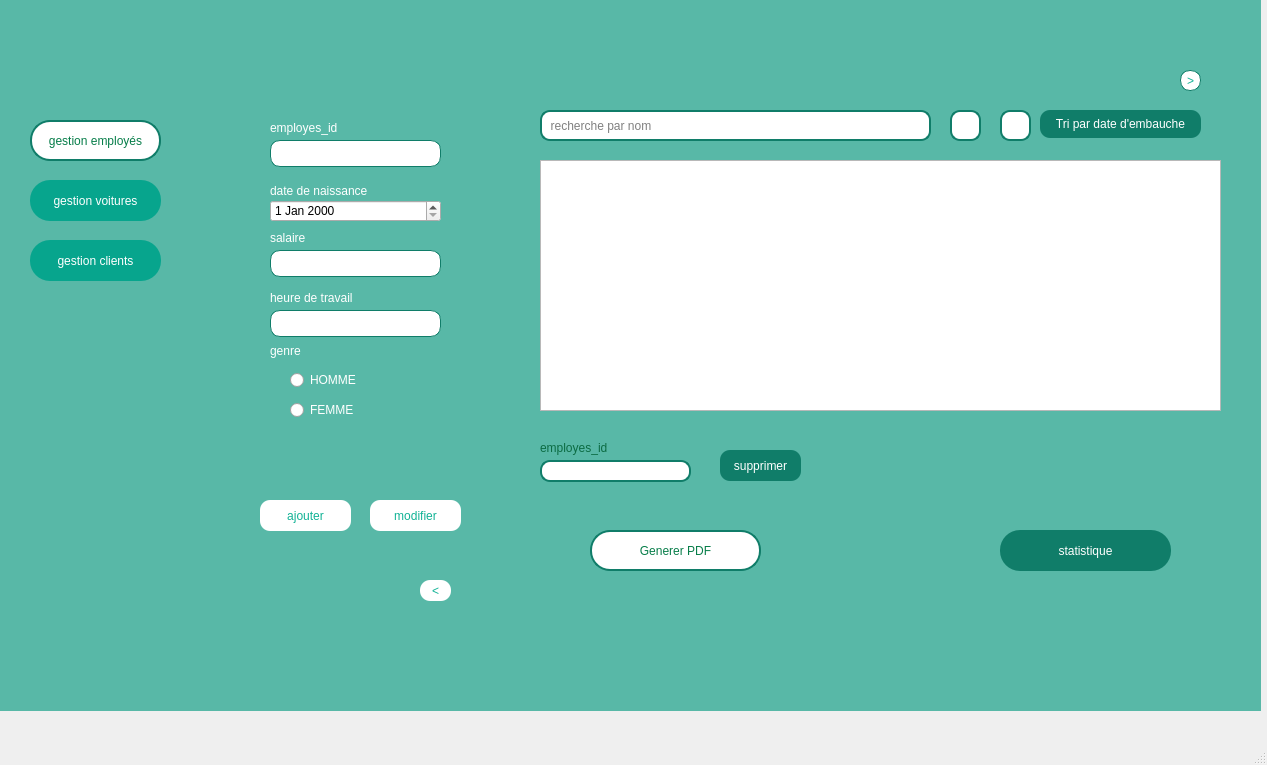
<?xml version="1.0" encoding="UTF-8"?>
<ui version="4.0">
 <class>gestion_employes</class>
 <widget class="QMainWindow" name="gestion_employes">
  <property name="geometry">
   <rect>
    <x>0</x>
    <y>0</y>
    <width>1267</width>
    <height>765</height>
   </rect>
  </property>
  <property name="windowTitle">
   <string>gestion_employes</string>
  </property>
  <widget class="QWidget" name="centralwidget">
   <widget class="QStackedWidget" name="stackedWidget_2">
    <property name="geometry">
     <rect>
      <x>0</x>
      <y>0</y>
      <width>1271</width>
      <height>711</height>
     </rect>
    </property>
    <property name="currentIndex">
     <number>0</number>
    </property>
    <widget class="QWidget" name="page_3">
     <widget class="QLabel" name="label">
      <property name="geometry">
       <rect>
        <x>0</x>
        <y>0</y>
        <width>1261</width>
        <height>711</height>
       </rect>
      </property>
      <property name="styleSheet">
       <string notr="true">background-color: rgb(88, 184, 167);</string>
      </property>
      <property name="text">
       <string/>
      </property>
      <property name="pixmap">
       <pixmap>:/pics/BG/Rectangle 83.png</pixmap>
      </property>
     </widget>
     <widget class="QStackedWidget" name="stackedWidget_3">
      <property name="geometry">
       <rect>
        <x>480</x>
        <y>70</y>
        <width>751</width>
        <height>511</height>
       </rect>
      </property>
      <property name="currentIndex">
       <number>0</number>
      </property>
      <widget class="QWidget" name="page_7">
       <widget class="QLabel" name="label_17">
        <property name="geometry">
         <rect>
          <x>0</x>
          <y>0</y>
          <width>771</width>
          <height>531</height>
         </rect>
        </property>
        <property name="text">
         <string/>
        </property>
        <property name="pixmap">
         <pixmap>:/pics/BG/Rectangle 83.png</pixmap>
        </property>
       </widget>
       <widget class="QTableView" name="tableView">
        <property name="geometry">
         <rect>
          <x>60</x>
          <y>90</y>
          <width>681</width>
          <height>251</height>
         </rect>
        </property>
       </widget>
       <widget class="QPushButton" name="next_page1">
        <property name="geometry">
         <rect>
          <x>700</x>
          <y>0</y>
          <width>21</width>
          <height>21</height>
         </rect>
        </property>
        <property name="styleSheet">
         <string notr="true">border-radius: 10px;
font: 10pt &quot;MS Shell Dlg 2&quot;;
background-color: rgb(255, 255, 255);
color: rgb(17, 178, 149);
font: 75 8pt &quot;MS Shell Dlg 2&quot;;
border: 0.5px solid #107D69;</string>
        </property>
        <property name="text">
         <string>&gt;</string>
        </property>
       </widget>
       <widget class="QPushButton" name="pushButton_4">
        <property name="geometry">
         <rect>
          <x>240</x>
          <y>380</y>
          <width>81</width>
          <height>31</height>
         </rect>
        </property>
        <property name="styleSheet">
         <string notr="true">border-radius: 10px;
font: 10pt &quot;MS Shell Dlg 2&quot;;
background-color: rgb(16, 125, 105);
color: rgb(255, 255, 255);

font: 75 8pt &quot;MS Shell Dlg 2&quot;;
</string>
        </property>
        <property name="text">
         <string>supprimer</string>
        </property>
       </widget>
       <widget class="QLabel" name="label_19">
        <property name="geometry">
         <rect>
          <x>60</x>
          <y>370</y>
          <width>91</width>
          <height>16</height>
         </rect>
        </property>
        <property name="styleSheet">
         <string notr="true">color: rgb(11, 107, 67);</string>
        </property>
        <property name="text">
         <string>employes_id</string>
        </property>
       </widget>
       <widget class="QLineEdit" name="supprimer">
        <property name="geometry">
         <rect>
          <x>60</x>
          <y>390</y>
          <width>151</width>
          <height>22</height>
         </rect>
        </property>
        <property name="styleSheet">
         <string notr="true">border-radius: 10px;
background-color: rgb(255, 255, 255);
border-color: rgb(16, 125, 105);

border: 1.5px solid #107D69;
    width: 200px;
</string>
        </property>
       </widget>
       <widget class="QPushButton" name="pushButton_6">
        <property name="geometry">
         <rect>
          <x>560</x>
          <y>40</y>
          <width>161</width>
          <height>28</height>
         </rect>
        </property>
        <property name="styleSheet">
         <string notr="true">border-radius: 10px;
color: rgb(255, 255, 255);
background-color: rgb(16, 125, 105);</string>
        </property>
        <property name="text">
         <string>Tri par date d'embauche</string>
        </property>
       </widget>
       <widget class="QPushButton" name="rafrechir_botton">
        <property name="geometry">
         <rect>
          <x>520</x>
          <y>40</y>
          <width>31</width>
          <height>31</height>
         </rect>
        </property>
        <property name="styleSheet">
         <string notr="true">border-radius: 10px;
font: 10pt &quot;MS Shell Dlg 2&quot;;
background-color: rgb(255, 255, 255);
color: rgb(17, 178, 149);
font: 8pt &quot;MS Shell Dlg 2&quot;;

border: 1.5px solid #107D69;</string>
        </property>
        <property name="text">
         <string/>
        </property>
        <property name="icon">
         <iconset>
          <normaloff>:/pics/BG/pngwing.com.png</normaloff>:/pics/BG/pngwing.com.png</iconset>
        </property>
       </widget>
       <widget class="QPushButton" name="recherche_botton">
        <property name="geometry">
         <rect>
          <x>470</x>
          <y>40</y>
          <width>31</width>
          <height>31</height>
         </rect>
        </property>
        <property name="styleSheet">
         <string notr="true">border-radius: 10px;
font: 10pt &quot;MS Shell Dlg 2&quot;;
background-color: rgb(255, 255, 255);
color: rgb(17, 178, 149);
font: 8pt &quot;MS Shell Dlg 2&quot;;

border: 1.5px solid #107D69;</string>
        </property>
        <property name="text">
         <string/>
        </property>
        <property name="icon">
         <iconset>
          <normaloff>:/pics/BG/RECHERCHE.png</normaloff>:/pics/BG/RECHERCHE.png</iconset>
        </property>
       </widget>
       <widget class="QLineEdit" name="recherche_par_nom">
        <property name="geometry">
         <rect>
          <x>60</x>
          <y>40</y>
          <width>391</width>
          <height>31</height>
         </rect>
        </property>
        <property name="styleSheet">
         <string notr="true">border-radius: 10px;
background-color: rgb(255, 255, 255);
border-color: rgb(16, 125, 105);

border: 1.5px solid #107D69;
    width: 200px;
</string>
        </property>
        <property name="placeholderText">
         <string>  recherche par nom</string>
        </property>
       </widget>
       <widget class="QPushButton" name="generer_pdf">
        <property name="geometry">
         <rect>
          <x>110</x>
          <y>460</y>
          <width>171</width>
          <height>41</height>
         </rect>
        </property>
        <property name="styleSheet">
         <string notr="true">border-radius: 20px;
font: 75 8pt &quot;MS Shell Dlg 2&quot;;
font: 75 9pt &quot;MS Shell Dlg 2&quot;;
color: rgb(7, 125, 73);
background-color: rgb(255, 255, 255);
border: 2px solid #107D69;</string>
        </property>
        <property name="text">
         <string>Generer PDF</string>
        </property>
       </widget>
       <widget class="QPushButton" name="statistique">
        <property name="geometry">
         <rect>
          <x>520</x>
          <y>460</y>
          <width>171</width>
          <height>41</height>
         </rect>
        </property>
        <property name="styleSheet">
         <string notr="true">border-radius: 20px;
font: 75 8pt &quot;MS Shell Dlg 2&quot;;
font: 75 9pt &quot;MS Shell Dlg 2&quot;;
color: rgb(255, 255, 255);
background-color: rgb(16, 125, 105);
</string>
        </property>
        <property name="text">
         <string>statistique</string>
        </property>
       </widget>
      </widget>
      <widget class="QWidget" name="page_8">
       <widget class="QLabel" name="label_18">
        <property name="geometry">
         <rect>
          <x>-20</x>
          <y>0</y>
          <width>791</width>
          <height>541</height>
         </rect>
        </property>
        <property name="text">
         <string/>
        </property>
        <property name="pixmap">
         <pixmap>:/pics/BG/Rectangle 83.png</pixmap>
        </property>
       </widget>
       <widget class="QPushButton" name="pred_page2">
        <property name="geometry">
         <rect>
          <x>700</x>
          <y>0</y>
          <width>21</width>
          <height>21</height>
         </rect>
        </property>
        <property name="styleSheet">
         <string notr="true">border-radius: 10px;
font: 10pt &quot;MS Shell Dlg 2&quot;;
background-color: rgb(255, 255, 255);
color: rgb(17, 178, 149);
font: 75 8pt &quot;MS Shell Dlg 2&quot;;
border: 0.5px solid #107D69;</string>
        </property>
        <property name="text">
         <string>&lt;</string>
        </property>
       </widget>
       <widget class="QLabel" name="label_20">
        <property name="geometry">
         <rect>
          <x>110</x>
          <y>10</y>
          <width>481</width>
          <height>51</height>
         </rect>
        </property>
        <property name="styleSheet">
         <string notr="true">color: rgb(12, 181, 150);
font: 28pt &quot;MS Shell Dlg 2&quot;;</string>
        </property>
        <property name="text">
         <string>Allocation de véhicules</string>
        </property>
       </widget>
       <widget class="QTableView" name="tableView_2">
        <property name="geometry">
         <rect>
          <x>200</x>
          <y>300</y>
          <width>291</width>
          <height>111</height>
         </rect>
        </property>
       </widget>
       <widget class="QGroupBox" name="groupBox_2">
        <property name="geometry">
         <rect>
          <x>150</x>
          <y>80</y>
          <width>401</width>
          <height>191</height>
         </rect>
        </property>
        <property name="styleSheet">
         <string notr="true">border: 1.5px solid #107D69;</string>
        </property>
        <property name="title">
         <string>gestion des vente\location</string>
        </property>
        <widget class="QLineEdit" name="id_emp_voiture">
         <property name="geometry">
          <rect>
           <x>20</x>
           <y>50</y>
           <width>141</width>
           <height>22</height>
          </rect>
         </property>
         <property name="styleSheet">
          <string notr="true">border-radius: 10px;
background-color: rgb(255, 255, 255);
border-color: rgb(16, 125, 105);

border: 1px solid #107D69;
    width: 200px;
border: 1.5px solid #107D69;</string>
         </property>
        </widget>
        <widget class="QLineEdit" name="vin">
         <property name="geometry">
          <rect>
           <x>20</x>
           <y>100</y>
           <width>141</width>
           <height>22</height>
          </rect>
         </property>
         <property name="styleSheet">
          <string notr="true">border-radius: 10px;
background-color: rgb(255, 255, 255);
border-color: rgb(16, 125, 105);

border: 1.5px solid #107D69;
    width: 200px;</string>
         </property>
        </widget>
        <widget class="QPushButton" name="gerer">
         <property name="geometry">
          <rect>
           <x>250</x>
           <y>140</y>
           <width>101</width>
           <height>31</height>
          </rect>
         </property>
         <property name="styleSheet">
          <string notr="true">border-radius: 15px;

color: rgb(255, 255, 255);
background-color: rgb(16, 125, 105);
font: 7pt &quot;MS Shell Dlg 2&quot;;</string>
         </property>
         <property name="text">
          <string>gerer</string>
         </property>
        </widget>
        <widget class="QLabel" name="label_23">
         <property name="geometry">
          <rect>
           <x>20</x>
           <y>30</y>
           <width>71</width>
           <height>16</height>
          </rect>
         </property>
         <property name="text">
          <string>id_employes</string>
         </property>
        </widget>
        <widget class="QLabel" name="label_24">
         <property name="geometry">
          <rect>
           <x>20</x>
           <y>80</y>
           <width>71</width>
           <height>16</height>
          </rect>
         </property>
         <property name="text">
          <string>vin</string>
         </property>
        </widget>
       </widget>
       <widget class="QPushButton" name="rendement">
        <property name="geometry">
         <rect>
          <x>270</x>
          <y>470</y>
          <width>131</width>
          <height>31</height>
         </rect>
        </property>
        <property name="styleSheet">
         <string notr="true">border-radius: 15px;

color: rgb(255, 255, 255);
background-color: rgb(16, 125, 105);
font: 7pt &quot;MS Shell Dlg 2&quot;;</string>
        </property>
        <property name="text">
         <string>rendement</string>
        </property>
       </widget>
      </widget>
     </widget>
     <widget class="QStackedWidget" name="stackedWidget">
      <property name="geometry">
       <rect>
        <x>240</x>
        <y>70</y>
        <width>240</width>
        <height>550</height>
       </rect>
      </property>
      <property name="currentIndex">
       <number>0</number>
      </property>
      <widget class="QWidget" name="page">
       <widget class="QLabel" name="label_2">
        <property name="geometry">
         <rect>
          <x>0</x>
          <y>0</y>
          <width>261</width>
          <height>551</height>
         </rect>
        </property>
        <property name="text">
         <string/>
        </property>
        <property name="pixmap">
         <pixmap>:/pics/BG/Rectangle 240.png</pixmap>
        </property>
       </widget>
       <widget class="QLabel" name="label_12">
        <property name="geometry">
         <rect>
          <x>30</x>
          <y>50</y>
          <width>91</width>
          <height>16</height>
         </rect>
        </property>
        <property name="styleSheet">
         <string notr="true">color: rgb(255, 255, 255);
font: 75 9pt &quot;MS Shell Dlg 2&quot;;</string>
        </property>
        <property name="text">
         <string>employes_id</string>
        </property>
       </widget>
       <widget class="QLineEdit" name="employe_id">
        <property name="geometry">
         <rect>
          <x>30</x>
          <y>70</y>
          <width>171</width>
          <height>27</height>
         </rect>
        </property>
        <property name="styleSheet">
         <string notr="true">border-radius: 10px;
background-color: rgb(255, 255, 255);
border-color: rgb(16, 125, 105);

border: 1px solid #107D69;
    width: 200px;
</string>
        </property>
       </widget>
       <widget class="QLineEdit" name="salaire">
        <property name="geometry">
         <rect>
          <x>30</x>
          <y>180</y>
          <width>171</width>
          <height>27</height>
         </rect>
        </property>
        <property name="styleSheet">
         <string notr="true">border-radius: 10px;
background-color: rgb(255, 255, 255);
border-color: rgb(16, 125, 105);

border: 1px solid #107D69;
    width: 200px;
</string>
        </property>
       </widget>
       <widget class="QLineEdit" name="heures_de_travail">
        <property name="geometry">
         <rect>
          <x>30</x>
          <y>240</y>
          <width>171</width>
          <height>27</height>
         </rect>
        </property>
        <property name="styleSheet">
         <string notr="true">border-radius: 10px;
background-color: rgb(255, 255, 255);
border-color: rgb(16, 125, 105);

border: 1px solid #107D69;
    width: 200px;
</string>
        </property>
       </widget>
       <widget class="QLabel" name="label_13">
        <property name="geometry">
         <rect>
          <x>30</x>
          <y>110</y>
          <width>151</width>
          <height>21</height>
         </rect>
        </property>
        <property name="styleSheet">
         <string notr="true">color: rgb(255, 255, 255);
font: 75 9pt &quot;MS Shell Dlg 2&quot;;</string>
        </property>
        <property name="text">
         <string>date de naissance</string>
        </property>
       </widget>
       <widget class="QLabel" name="label_14">
        <property name="geometry">
         <rect>
          <x>30</x>
          <y>160</y>
          <width>91</width>
          <height>16</height>
         </rect>
        </property>
        <property name="styleSheet">
         <string notr="true">color: rgb(255, 255, 255);
font: 75 9pt &quot;MS Shell Dlg 2&quot;;</string>
        </property>
        <property name="text">
         <string>salaire</string>
        </property>
       </widget>
       <widget class="QLabel" name="label_15">
        <property name="geometry">
         <rect>
          <x>30</x>
          <y>220</y>
          <width>131</width>
          <height>16</height>
         </rect>
        </property>
        <property name="styleSheet">
         <string notr="true">color: rgb(255, 255, 255);
font: 75 9pt &quot;MS Shell Dlg 2&quot;;</string>
        </property>
        <property name="text">
         <string>heure de travail</string>
        </property>
       </widget>
       <widget class="QLabel" name="label_16">
        <property name="geometry">
         <rect>
          <x>30</x>
          <y>270</y>
          <width>131</width>
          <height>21</height>
         </rect>
        </property>
        <property name="styleSheet">
         <string notr="true">color: rgb(255, 255, 255);
font: 75 9pt &quot;MS Shell Dlg 2&quot;;</string>
        </property>
        <property name="text">
         <string>genre</string>
        </property>
       </widget>
       <widget class="QRadioButton" name="homme">
        <property name="geometry">
         <rect>
          <x>50</x>
          <y>300</y>
          <width>97</width>
          <height>20</height>
         </rect>
        </property>
        <property name="styleSheet">
         <string notr="true">color: rgb(255, 255, 255);</string>
        </property>
        <property name="text">
         <string>HOMME</string>
        </property>
       </widget>
       <widget class="QRadioButton" name="femme">
        <property name="geometry">
         <rect>
          <x>50</x>
          <y>330</y>
          <width>97</width>
          <height>20</height>
         </rect>
        </property>
        <property name="styleSheet">
         <string notr="true">color: rgb(255, 255, 255);</string>
        </property>
        <property name="text">
         <string>FEMME</string>
        </property>
       </widget>
       <widget class="QPushButton" name="pushButton">
        <property name="geometry">
         <rect>
          <x>20</x>
          <y>430</y>
          <width>91</width>
          <height>31</height>
         </rect>
        </property>
        <property name="styleSheet">
         <string notr="true">border-radius: 10px;
font: 10pt &quot;MS Shell Dlg 2&quot;;
background-color: rgb(255, 255, 255);
color: rgb(17, 178, 149);
font: 75 8pt &quot;MS Shell Dlg 2&quot;;</string>
        </property>
        <property name="text">
         <string>ajouter</string>
        </property>
       </widget>
       <widget class="QPushButton" name="pushButton_2">
        <property name="geometry">
         <rect>
          <x>180</x>
          <y>510</y>
          <width>31</width>
          <height>21</height>
         </rect>
        </property>
        <property name="styleSheet">
         <string notr="true">border-radius: 10px;
font: 10pt &quot;MS Shell Dlg 2&quot;;
background-color: rgb(255, 255, 255);
color: rgb(17, 178, 149);
font: 8pt &quot;MS Shell Dlg 2&quot;;</string>
        </property>
        <property name="text">
         <string>&lt;</string>
        </property>
       </widget>
       <widget class="QPushButton" name="modifier">
        <property name="geometry">
         <rect>
          <x>130</x>
          <y>430</y>
          <width>91</width>
          <height>31</height>
         </rect>
        </property>
        <property name="styleSheet">
         <string notr="true">border-radius: 10px;
border-color: rgb(0, 85, 0);
font: 10pt &quot;MS Shell Dlg 2&quot;;
background-color: rgb(255, 255, 255);
color: rgb(17, 178, 149);
font: 75 8pt &quot;MS Shell Dlg 2&quot;;</string>
        </property>
        <property name="text">
         <string>modifier</string>
        </property>
       </widget>
       <widget class="QDateEdit" name="dateEdit_2">
        <property name="geometry">
         <rect>
          <x>30</x>
          <y>130</y>
          <width>171</width>
          <height>22</height>
         </rect>
        </property>
       </widget>
      </widget>
      <widget class="QWidget" name="page_2">
       <widget class="QLabel" name="label_4">
        <property name="geometry">
         <rect>
          <x>50</x>
          <y>0</y>
          <width>151</width>
          <height>51</height>
         </rect>
        </property>
        <property name="styleSheet">
         <string notr="true">color: rgb(255, 255, 255);
font: 12pt &quot;MS Shell Dlg 2&quot;;</string>
        </property>
        <property name="text">
         <string>Ajouter/Modifier</string>
        </property>
       </widget>
       <widget class="QLabel" name="label_5">
        <property name="geometry">
         <rect>
          <x>30</x>
          <y>50</y>
          <width>56</width>
          <height>16</height>
         </rect>
        </property>
        <property name="styleSheet">
         <string notr="true">color: rgb(255, 255, 255);
font: 75 9pt &quot;MS Shell Dlg 2&quot;;</string>
        </property>
        <property name="text">
         <string>cin</string>
        </property>
       </widget>
       <widget class="QLineEdit" name="cin_e">
        <property name="geometry">
         <rect>
          <x>30</x>
          <y>70</y>
          <width>171</width>
          <height>27</height>
         </rect>
        </property>
        <property name="styleSheet">
         <string notr="true">border-radius: 10px;
background-color: rgb(255, 255, 255);
border-color: rgb(16, 125, 105);

border: 1px solid #107D69;
    width: 200px;
</string>
        </property>
        <property name="maxLength">
         <number>9</number>
        </property>
       </widget>
       <widget class="QLabel" name="label_6">
        <property name="geometry">
         <rect>
          <x>30</x>
          <y>110</y>
          <width>56</width>
          <height>16</height>
         </rect>
        </property>
        <property name="styleSheet">
         <string notr="true">color: rgb(255, 255, 255);
font: 75 9pt &quot;MS Shell Dlg 2&quot;;</string>
        </property>
        <property name="text">
         <string>nom</string>
        </property>
       </widget>
       <widget class="QLineEdit" name="nom_e">
        <property name="geometry">
         <rect>
          <x>30</x>
          <y>130</y>
          <width>171</width>
          <height>27</height>
         </rect>
        </property>
        <property name="styleSheet">
         <string notr="true">border-radius: 10px;
background-color: rgb(255, 255, 255);
border-color: rgb(16, 125, 105);

border: 1px solid #107D69;
    width: 200px;
</string>
        </property>
       </widget>
       <widget class="QLabel" name="label_7">
        <property name="geometry">
         <rect>
          <x>30</x>
          <y>170</y>
          <width>56</width>
          <height>16</height>
         </rect>
        </property>
        <property name="styleSheet">
         <string notr="true">color: rgb(255, 255, 255);
font: 75 9pt &quot;MS Shell Dlg 2&quot;;</string>
        </property>
        <property name="text">
         <string>prenom</string>
        </property>
       </widget>
       <widget class="QLineEdit" name="prenom">
        <property name="geometry">
         <rect>
          <x>30</x>
          <y>190</y>
          <width>171</width>
          <height>27</height>
         </rect>
        </property>
        <property name="styleSheet">
         <string notr="true">border-radius: 10px;
background-color: rgb(255, 255, 255);
border-color: rgb(16, 125, 105);

border: 1px solid #107D69;
    width: 200px;
</string>
        </property>
       </widget>
       <widget class="QLabel" name="label_8">
        <property name="geometry">
         <rect>
          <x>30</x>
          <y>230</y>
          <width>91</width>
          <height>16</height>
         </rect>
        </property>
        <property name="styleSheet">
         <string notr="true">color: rgb(255, 255, 255);
font: 75 9pt &quot;MS Shell Dlg 2&quot;;</string>
        </property>
        <property name="text">
         <string>mot de passe</string>
        </property>
       </widget>
       <widget class="QLineEdit" name="mot_de_passe_e">
        <property name="geometry">
         <rect>
          <x>30</x>
          <y>250</y>
          <width>171</width>
          <height>27</height>
         </rect>
        </property>
        <property name="styleSheet">
         <string notr="true">border-radius: 10px;
background-color: rgb(255, 255, 255);
border-color: rgb(16, 125, 105);

border: 1px solid #107D69;
    width: 200px;
</string>
        </property>
        <property name="echoMode">
         <enum>QLineEdit::Normal</enum>
        </property>
       </widget>
       <widget class="QLabel" name="label_9">
        <property name="geometry">
         <rect>
          <x>30</x>
          <y>290</y>
          <width>91</width>
          <height>16</height>
         </rect>
        </property>
        <property name="styleSheet">
         <string notr="true">color: rgb(255, 255, 255);
font: 75 9pt &quot;MS Shell Dlg 2&quot;;</string>
        </property>
        <property name="text">
         <string>mail</string>
        </property>
       </widget>
       <widget class="QLineEdit" name="mail_e">
        <property name="geometry">
         <rect>
          <x>30</x>
          <y>310</y>
          <width>171</width>
          <height>27</height>
         </rect>
        </property>
        <property name="styleSheet">
         <string notr="true">border-radius: 10px;
background-color: rgb(255, 255, 255);
border-color: rgb(16, 125, 105);

border: 1px solid #107D69;
    width: 200px;
</string>
        </property>
       </widget>
       <widget class="QLabel" name="label_10">
        <property name="geometry">
         <rect>
          <x>30</x>
          <y>350</y>
          <width>151</width>
          <height>16</height>
         </rect>
        </property>
        <property name="styleSheet">
         <string notr="true">color: rgb(255, 255, 255);
font: 75 9pt &quot;MS Shell Dlg 2&quot;;</string>
        </property>
        <property name="text">
         <string>numero de telephone</string>
        </property>
       </widget>
       <widget class="QLineEdit" name="mail_e_2">
        <property name="geometry">
         <rect>
          <x>30</x>
          <y>370</y>
          <width>171</width>
          <height>27</height>
         </rect>
        </property>
        <property name="styleSheet">
         <string notr="true">border-radius: 10px;
background-color: rgb(255, 255, 255);
border-color: rgb(16, 125, 105);

border: 1px solid #107D69;
    width: 200px;
</string>
        </property>
        <property name="maxLength">
         <number>8</number>
        </property>
       </widget>
       <widget class="QLabel" name="label_11">
        <property name="geometry">
         <rect>
          <x>30</x>
          <y>410</y>
          <width>151</width>
          <height>16</height>
         </rect>
        </property>
        <property name="styleSheet">
         <string notr="true">color: rgb(255, 255, 255);
font: 75 9pt &quot;MS Shell Dlg 2&quot;;</string>
        </property>
        <property name="text">
         <string>date d'embauche</string>
        </property>
       </widget>
       <widget class="QDateEdit" name="dateEdit">
        <property name="geometry">
         <rect>
          <x>30</x>
          <y>430</y>
          <width>161</width>
          <height>22</height>
         </rect>
        </property>
       </widget>
       <widget class="QPushButton" name="pushButton_3">
        <property name="geometry">
         <rect>
          <x>180</x>
          <y>510</y>
          <width>31</width>
          <height>21</height>
         </rect>
        </property>
        <property name="styleSheet">
         <string notr="true">border-radius: 10px;
font: 10pt &quot;MS Shell Dlg 2&quot;;
background-color: rgb(255, 255, 255);
color: rgb(17, 178, 149);
font: 75 8pt &quot;MS Shell Dlg 2&quot;;</string>
        </property>
        <property name="text">
         <string>&gt;</string>
        </property>
       </widget>
       <widget class="QLabel" name="label_3">
        <property name="geometry">
         <rect>
          <x>0</x>
          <y>0</y>
          <width>351</width>
          <height>551</height>
         </rect>
        </property>
        <property name="text">
         <string/>
        </property>
        <property name="pixmap">
         <pixmap>:/pics/BG/Rectangle 240.png</pixmap>
        </property>
       </widget>
       <zorder>label_3</zorder>
       <zorder>label_4</zorder>
       <zorder>label_5</zorder>
       <zorder>cin_e</zorder>
       <zorder>label_6</zorder>
       <zorder>nom_e</zorder>
       <zorder>label_7</zorder>
       <zorder>prenom</zorder>
       <zorder>label_8</zorder>
       <zorder>mot_de_passe_e</zorder>
       <zorder>label_9</zorder>
       <zorder>mail_e</zorder>
       <zorder>label_10</zorder>
       <zorder>mail_e_2</zorder>
       <zorder>label_11</zorder>
       <zorder>dateEdit</zorder>
       <zorder>pushButton_3</zorder>
      </widget>
     </widget>
     <widget class="QPushButton" name="pushButton_5">
      <property name="geometry">
       <rect>
        <x>40</x>
        <y>30</y>
        <width>61</width>
        <height>61</height>
       </rect>
      </property>
      <property name="styleSheet">
       <string notr="true">background-color: qlineargradient(spread:pad, x1:0, y1:0, x2:1, y2:1, stop:0.0478261 rgba(0, 0, 0, 0), stop:1 rgba(255, 255, 255, 0));
border-radius:15px;
</string>
      </property>
      <property name="text">
       <string/>
      </property>
      <property name="icon">
       <iconset>
        <normaloff>:/pics/BG/logo final-modified-modified 1.png</normaloff>:/pics/BG/logo final-modified-modified 1.png</iconset>
      </property>
      <property name="iconSize">
       <size>
        <width>100</width>
        <height>100</height>
       </size>
      </property>
     </widget>
     <widget class="QPushButton" name="gestion_employes_2">
      <property name="geometry">
       <rect>
        <x>30</x>
        <y>120</y>
        <width>131</width>
        <height>41</height>
       </rect>
      </property>
      <property name="styleSheet">
       <string notr="true">border-radius: 20px;
font: 7pt &quot;MS Shell Dlg 2&quot;;
color: rgb(7, 125, 73);
background-color: rgb(255, 255, 255);
border: 2px solid #107D69;</string>
      </property>
      <property name="text">
       <string>gestion employés</string>
      </property>
     </widget>
     <widget class="QPushButton" name="gestion_voitures">
      <property name="geometry">
       <rect>
        <x>30</x>
        <y>180</y>
        <width>131</width>
        <height>41</height>
       </rect>
      </property>
      <property name="styleSheet">
       <string notr="true">border-radius: 20px;
font: 7pt &quot;MS Shell Dlg 2&quot;;

color: rgb(255, 255, 255);
background-color: rgb(7, 165, 141);
</string>
      </property>
      <property name="text">
       <string>gestion voitures</string>
      </property>
     </widget>
     <widget class="QPushButton" name="gestion_client">
      <property name="geometry">
       <rect>
        <x>30</x>
        <y>240</y>
        <width>131</width>
        <height>41</height>
       </rect>
      </property>
      <property name="styleSheet">
       <string notr="true">border-radius: 20px;
font: 7pt &quot;MS Shell Dlg 2&quot;;

color: rgb(255, 255, 255);
background-color: rgb(7, 165, 141);
</string>
      </property>
      <property name="text">
       <string>gestion clients</string>
      </property>
     </widget>
    </widget>
   </widget>
  </widget>
  <widget class="QMenuBar" name="menubar">
   <property name="geometry">
    <rect>
     <x>0</x>
     <y>0</y>
     <width>1267</width>
     <height>26</height>
    </rect>
   </property>
  </widget>
  <widget class="QStatusBar" name="statusbar"/>
 </widget>
 <resources/>
 <connections/>
</ui>
